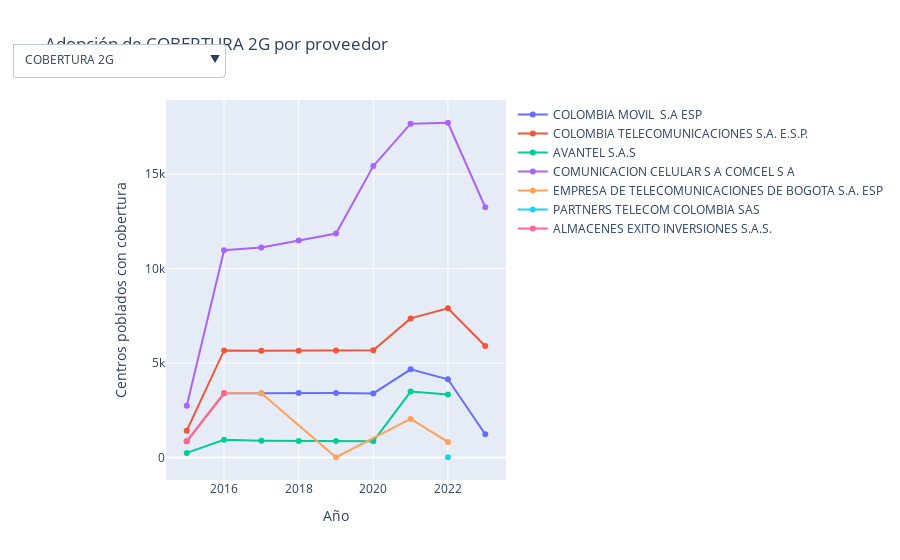

Source (notebook cell):
### Code cell
def mostrar_velocidad_adopcion_con_dropdown(df, tecnologias, proveedores):
    fig = go.Figure()
    
    for tecnologia in tecnologias:
        for proveedor in proveedores:
            df_data = obtener_velocidad_de_adopcion_de_tecnologia_por_proveedor(
                df, tecnologia, proveedor
            )
            fig.add_trace(
                go.Scatter(
                    x=df_data['AÑO'],
                    y=df_data['Cantidad de centros poblados con cobertura'],
                    mode='lines+markers',
                    name=proveedor,
                    visible=(tecnologia == tecnologias[0])  # Solo la primera visible
                )
            )
    
    buttons = []
    traces_per_tech = len(proveedores)
    
    for i, tecnologia in enumerate(tecnologias):
        visibility = [False] * len(fig.data)
        for j in range(i * traces_per_tech, (i + 1) * traces_per_tech):
            visibility[j] = True
        
        buttons.append(
            dict(
                label=tecnologia,
                method='update',
                args=[{'visible': visibility},
                      {'title': f'Adopción de {tecnologia} por proveedor'}]
            )
        )
    
    fig.update_layout(
        updatemenus=[
            dict(
                buttons=buttons,
                direction='down',
                showactive=True,
                x=0.17,
                y=1.15
            )
        ],
        title=f'Adopción de {tecnologias[0]} por proveedor',
        xaxis_title='Año',
        yaxis_title='Centros poblados con cobertura'
    )
    
    fig.write_html('graficos/velocidad_adopcion_interactiva.html')
    fig.show()

proveedores = df['PROVEEDOR'].unique()
mostrar_velocidad_adopcion_con_dropdown(df, tipos_de_tecnologia, proveedores)

### Figure 1 — Plotly figure (JSON) as saved in the notebook; plotly's stock layout.template omitted (floating-point values rounded to 4 significant figures)
{"data": [{"mode": "lines+markers", "name": "COLOMBIA MOVIL  S.A ESP", "type": "scatter", "visible": true, "x": [2015, 2016, 2017, 2018, 2019, 2020, 2021, 2022, 2023], "y": [849, 3396, 3396, 3406, 3415, 3386, 4662, 4136, 1227]}, {"mode": "lines+markers", "name": "COLOMBIA TELECOMUNICACIONES S.A. E.S.P.", "type": "scatter", "visible": true, "x": [2015, 2016, 2017, 2018, 2019, 2020, 2021, 2022, 2023], "y": [1416, 5668, 5653, 5651, 5662, 5680, 7363, 7894, 5902]}, {"mode": "lines+markers", "name": "AVANTEL S.A.S", "type": "scatter", "visible": true, "x": [2015, 2016, 2017, 2018, 2019, 2020, 2021, 2022], "y": [236, 929, 878, 872, 872, 850, 3484, 3330]}, {"mode": "lines+markers", "name": "COMUNICACION CELULAR S A COMCEL S A", "type": "scatter", "visible": true, "x": [2015, 2016, 2017, 2018, 2019, 2020, 2021, 2022, 2023], "y": [2736, 10975, 11120, 11491, 11855, 15435, 17674, 17725, 13248]}, {"mode": "lines+markers", "name": "EMPRESA DE TELECOMUNICACIONES DE BOGOTA S.A. ESP", "type": "scatter", "visible": true, "x": [2015, 2016, 2017, 2019, 2021, 2022], "y": [849, 3396, 3396, 8, 2038, 820]}, {"mode": "lines+markers", "name": "PARTNERS TELECOM COLOMBIA SAS", "type": "scatter", "visible": true, "x": [2022], "y": [7]}, {"mode": "lines+markers", "name": "ALMACENES EXITO INVERSIONES S.A.S.", "type": "scatter", "visible": true, "x": [2015, 2016], "y": [849, 3396]}, {"mode": "lines+markers", "name": "UNE EPM TELECOMUNICACIONES S.A.", "type": "scatter", "visible": true, "x": [], "y": []}, {"mode": "lines+markers", "name": "COLOMBIA MOVIL  S.A ESP", "type": "scatter", "visible": false, "x": [2015, 2016, 2017, 2018, 2019, 2020, 2021, 2022, 2023], "y": [806, 3215, 3226, 3304, 3375, 3431, 4858, 5453, 4098]}, {"mode": "lines+markers", "name": "COLOMBIA TELECOMUNICACIONES S.A. E.S.P.", "type": "scatter", "visible": false, "x": [2015, 2016, 2017, 2018, 2019, 2020, 2021, 2022, 2023], "y": [1109, 4490, 4571, 4857, 5174, 5281, 6725, 7214, 5522]}, {"mode": "lines+markers", "name": "AVANTEL S.A.S", "type": "scatter", "visible": false, "x": [2021, 2022], "y": [3291, 3309]}, {"mode": "lines+markers", "name": "COMUNICACION CELULAR S A COMCEL S A", "type": "scatter", "visible": false, "x": [2015, 2016, 2017, 2018, 2019, 2020, 2021, 2022, 2023], "y": [1663, 7101, 7481, 8085, 8956, 12936, 15723, 16141, 12438]}, {"mode": "lines+markers", "name": "EMPRESA DE TELECOMUNICACIONES DE BOGOTA S.A. ESP", "type": "scatter", "visible": false, "x": [2015, 2016, 2017, 2019, 2021, 2022], "y": [806, 3215, 3226, 7, 2252, 932]}, {"mode": "lines+markers", "name": "PARTNERS TELECOM COLOMBIA SAS", "type": "scatter", "visible": false, "x": [2021, 2022, 2023], "y": [3265, 4473, 3489]}, {"mode": "lines+markers", "name": "ALMACENES EXITO INVERSIONES S.A.S.", "type": "scatter", "visible": false, "x": [2015, 2016], "y": [806, 3215]}, {"mode": "lines+markers", "name": "UNE EPM TELECOMUNICACIONES S.A.", "type": "scatter", "visible": false, "x": [], "y": []}, {"mode": "lines+markers", "name": "COLOMBIA MOVIL  S.A ESP", "type": "scatter", "visible": false, "x": [2015, 2016, 2017, 2018, 2019, 2020, 2021, 2022, 2023], "y": [575, 2662, 3024, 3046, 3095, 3414, 4847, 5449, 4095]}, {"mode": "lines+markers", "name": "COLOMBIA TELECOMUNICACIONES S.A. E.S.P.", "type": "scatter", "visible": false, "x": [2015, 2016, 2017, 2018, 2019, 2020, 2021, 2022, 2023], "y": [242, 939, 1002, 1022, 1088, 1805, 4706, 5024, 3903]}, {"mode": "lines+markers", "name": "AVANTEL S.A.S", "type": "scatter", "visible": false, "x": [2021, 2022], "y": [3291, 3309]}, {"mode": "lines+markers", "name": "COMUNICACION CELULAR S A COMCEL S A", "type": "scatter", "visible": false, "x": [2015, 2016, 2017, 2018, 2019, 2020, 2021, 2022, 2023], "y": [843, 4233, 5261, 6107, 7576, 9857, 14046, 15755, 12258]}, {"mode": "lines+markers", "name": "EMPRESA DE TELECOMUNICACIONES DE BOGOTA S.A. ESP", "type": "scatter", "visible": false, "x": [2015, 2016, 2017, 2018, 2019, 2020, 2021, 2022], "y": [575, 2662, 3024, 175, 216, 117, 949, 931]}, {"mode": "lines+markers", "name": "PARTNERS TELECOM COLOMBIA SAS", "type": "scatter", "visible": false, "x": [2021, 2022, 2023], "y": [3265, 4473, 3489]}, {"mode": "lines+markers", "name": "ALMACENES EXITO INVERSIONES S.A.S.", "type": "scatter", "visible": false, "x": [2015, 2016], "y": [575, 2662]}, {"mode": "lines+markers", "name": "UNE EPM TELECOMUNICACIONES S.A.", "type": "scatter", "visible": false, "x": [], "y": []}, {"mode": "lines+markers", "name": "COLOMBIA MOVIL  S.A ESP", "type": "scatter", "visible": false, "x": [2021, 2022, 2023], "y": [3403, 6839, 5842]}, {"mode": "lines+markers", "name": "COLOMBIA TELECOMUNICACIONES S.A. E.S.P.", "type": "scatter", "visible": false, "x": [2021, 2022, 2023], "y": [3827, 5251, 4102]}, {"mode": "lines+markers", "name": "AVANTEL S.A.S", "type": "scatter", "visible": false, "x": [2021, 2022], "y": [967, 2134]}, {"mode": "lines+markers", "name": "COMUNICACION CELULAR S A COMCEL S A", "type": "scatter", "visible": false, "x": [2021, 2022, 2023], "y": [8790, 12728, 10599]}, {"mode": "lines+markers", "name": "EMPRESA DE TELECOMUNICACIONES DE BOGOTA S.A. ESP", "type": "scatter", "visible": false, "x": [2021, 2022], "y": [915, 305]}, {"mode": "lines+markers", "name": "PARTNERS TELECOM COLOMBIA SAS", "type": "scatter", "visible": false, "x": [2021, 2022, 2023], "y": [1465, 4009, 3938]}, {"mode": "lines+markers", "name": "ALMACENES EXITO INVERSIONES S.A.S.", "type": "scatter", "visible": false, "x": [], "y": []}, {"mode": "lines+markers", "name": "UNE EPM TELECOMUNICACIONES S.A.", "type": "scatter", "visible": false, "x": [], "y": []}, {"mode": "lines+markers", "name": "COLOMBIA MOVIL  S.A ESP", "type": "scatter", "visible": false, "x": [2015, 2016, 2017, 2018, 2019, 2020, 2021], "y": [81, 390, 569, 918, 1418, 1686, 535]}, {"mode": "lines+markers", "name": "COLOMBIA TELECOMUNICACIONES S.A. E.S.P.", "type": "scatter", "visible": false, "x": [2015, 2016, 2017, 2018, 2019, 2020, 2021], "y": [83, 415, 787, 1456, 1821, 1945, 489]}, {"mode": "lines+markers", "name": "AVANTEL S.A.S", "type": "scatter", "visible": false, "x": [2015, 2016, 2017, 2018, 2019, 2020, 2021], "y": [42, 103, 221, 269, 301, 312, 104]}, {"mode": "lines+markers", "name": "COMUNICACION CELULAR S A COMCEL S A", "type": "scatter", "visible": false, "x": [2015, 2016, 2017, 2018, 2019, 2020, 2021], "y": [295, 1530, 2191, 3289, 5572, 9441, 2806]}, {"mode": "lines+markers", "name": "EMPRESA DE TELECOMUNICACIONES DE BOGOTA S.A. ESP", "type": "scatter", "visible": false, "x": [2015, 2016, 2017, 2018, 2019, 2020, 2021], "y": [81, 390, 569, 918, 1415, 1273, 305]}, {"mode": "lines+markers", "name": "PARTNERS TELECOM COLOMBIA SAS", "type": "scatter", "visible": false, "x": [], "y": []}, {"mode": "lines+markers", "name": "ALMACENES EXITO INVERSIONES S.A.S.", "type": "scatter", "visible": false, "x": [2015, 2016], "y": [81, 390]}, {"mode": "lines+markers", "name": "UNE EPM TELECOMUNICACIONES S.A.", "type": "scatter", "visible": false, "x": [2015, 2016], "y": [82, 305]}, {"mode": "lines+markers", "name": "COLOMBIA MOVIL  S.A ESP", "type": "scatter", "visible": false, "x": [], "y": []}, {"mode": "lines+markers", "name": "COLOMBIA TELECOMUNICACIONES S.A. E.S.P.", "type": "scatter", "visible": false, "x": [], "y": []}, {"mode": "lines+markers", "name": "AVANTEL S.A.S", "type": "scatter", "visible": false, "x": [], "y": []}, {"mode": "lines+markers", "name": "COMUNICACION CELULAR S A COMCEL S A", "type": "scatter", "visible": false, "x": [], "y": []}, {"mode": "lines+markers", "name": "EMPRESA DE TELECOMUNICACIONES DE BOGOTA S.A. ESP", "type": "scatter", "visible": false, "x": [], "y": []}, {"mode": "lines+markers", "name": "PARTNERS TELECOM COLOMBIA SAS", "type": "scatter", "visible": false, "x": [], "y": []}, {"mode": "lines+markers", "name": "ALMACENES EXITO INVERSIONES S.A.S.", "type": "scatter", "visible": false, "x": [], "y": []}, {"mode": "lines+markers", "name": "UNE EPM TELECOMUNICACIONES S.A.", "type": "scatter", "visible": false, "x": [], "y": []}], "layout": {"title": {"text": "Adopción de COBERTURA 2G por proveedor"}, "updatemenus": [{"buttons": [{"args": [{"visible": [true, true, true, true, true, true, true, true, false, false, false, false, false, false, false, false, false, false, false, false, false, false, false, false, false, false, false, false, false, false, false, false, false, false, false, false, false, false, false, false, false, false, false, false, false, false, false, false]}, {"title": "Adopción de COBERTURA 2G por proveedor"}], "label": "COBERTURA 2G", "method": "update"}, {"args": [{"visible": [false, false, false, false, false, false, false, false, true, true, true, true, true, true, true, true, false, false, false, false, false, false, false, false, false, false, false, false, false, false, false, false, false, false, false, false, false, false, false, false, false, false, false, false, false, false, false, false]}, {"title": "Adopción de COBERTURA 3G por proveedor"}], "label": "COBERTURA 3G", "method": "update"}, {"args": [{"visible": [false, false, false, false, false, false, false, false, false, false, false, false, false, false, false, false, true, true, true, true, true, true, true, true, false, false, false, false, false, false, false, false, false, false, false, false, false, false, false, false, false, false, false, false, false, false, false, false]}, {"title": "Adopción de COBERTURA HSPA+, HSPA+DC por proveedor"}], "label": "COBERTURA HSPA+, HSPA+DC", "method": "update"}, {"args": [{"visible": [false, false, false, false, false, false, false, false, false, false, false, false, false, false, false, false, false, false, false, false, false, false, false, false, true, true, true, true, true, true, true, true, false, false, false, false, false, false, false, false, false, false, false, false, false, false, false, false]}, {"title": "Adopción de COBERTUTA 4G por proveedor"}], "label": "COBERTUTA 4G", "method": "update"}, {"args": [{"visible": [false, false, false, false, false, false, false, false, false, false, false, false, false, false, false, false, false, false, false, false, false, false, false, false, false, false, false, false, false, false, false, false, true, true, true, true, true, true, true, true, false, false, false, false, false, false, false, false]}, {"title": "Adopción de COBERTURA LTE por proveedor"}], "label": "COBERTURA LTE", "method": "update"}, {"args": [{"visible": [false, false, false, false, false, false, false, false, false, false, false, false, false, false, false, false, false, false, false, false, false, false, false, false, false, false, false, false, false, false, false, false, false, false, false, false, false, false, false, false, true, true, true, true, true, true, true, true]}, {"title": "Adopción de COBERTURA 5G por proveedor"}], "label": "COBERTURA 5G", "method": "update"}], "direction": "down", "showactive": true, "x": 0.17, "y": 1.15}], "xaxis": {"title": {"text": "Año"}}, "yaxis": {"title": {"text": "Centros poblados con cobertura"}}}}
